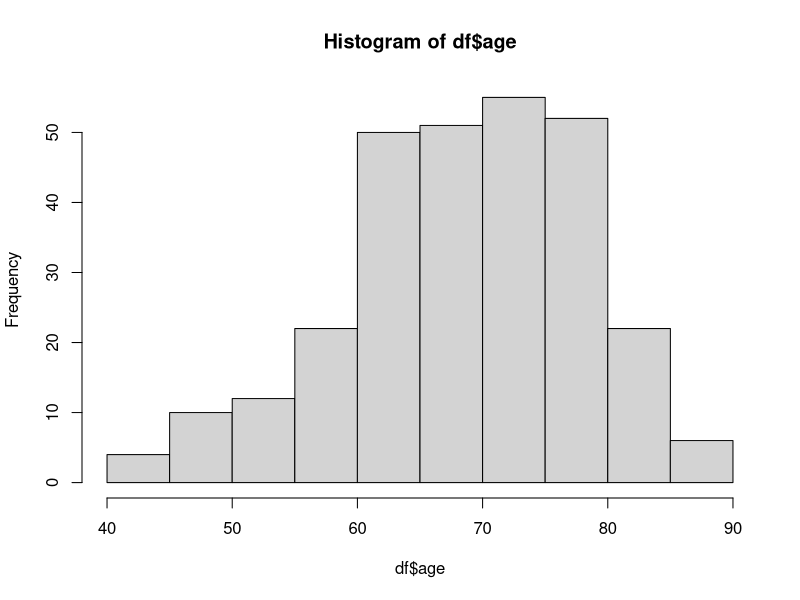
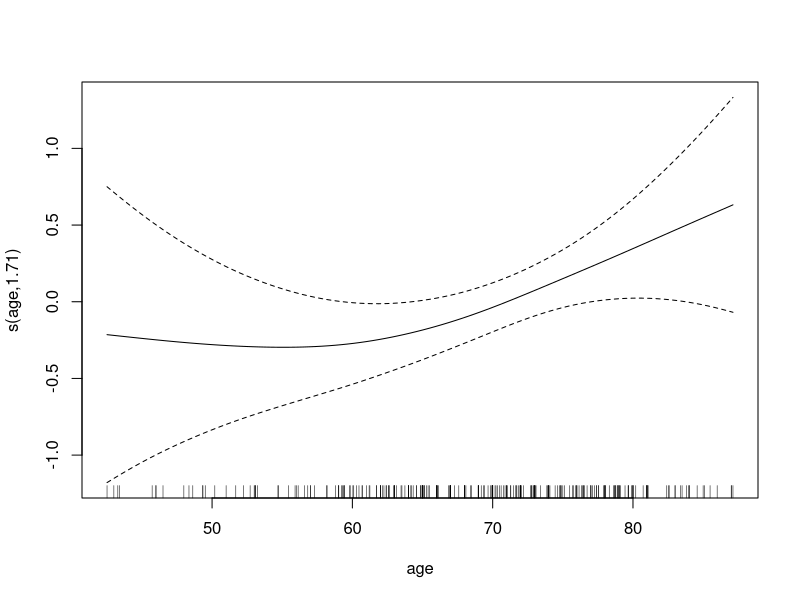

Source code (R) for these figures, in order: (Note: this script raises an error after producing the figures.)
## ---- chunk 1
# Loading the packages
library(survival)
library(mgcv)
library(survminer)
## ---- chunk 2
surv <- read.csv("survival_data.csv")
radiomics <- read.csv("radiomics.csv")
clinical <- read.csv("clinical_data.csv", na.strings = c("nan"))
# Converting entries to lower case in column Histology
clinical$Histology <- as.factor(tolower(clinical$Histology))
# Converting M,N and T stage to categorical variables
clinical$Mstage <- as.factor(clinical$Mstage)
clinical$Nstage <- as.factor(clinical$Nstage)
clinical$Tstage <- as.factor(clinical$Tstage)
# Merging into a single dataframe
df <- merge(surv, clinical)
df <- merge(df, radiomics)
# Displaying other features as radiomics features are too many
head(merge(surv,clinical))
## ---- chunk 3
cat("Features:",length(df),"\n")
cat("Sample size:",nrow(df),"\n")
# Survival Time
summary(df$SurvivalTime)
## ---- chunk 4
# Non Small Cell Lung Cancer can itself be split into four major subtypes 
# based on histology observations: 
# squamous cell carcinoma, large cell carcinoma, adenocarcinoma and a mixture of all
table(df$Histology, useNA = "always")
# Event (1=death observed, 0=escaped from study)
table(df$Event)
## ---- chunk 5
# Mstage
summary(df$Mstage)
# Nstage
summary(df$Nstage)
# Tstage
summary(df$Tstage)
## ---- chunk 6
# SourceDataset
summary(df$SourceDataset)
# Age
summary(df$age)
## ---- chunk 7
# Sphericity: a measure of the roundness of the shape of the tumor region relative to a sphere
summary(df$original_shape_Sphericity)
# SurfaceVolumeRatio: measure of the compactness of the tumor, related to its size
summary(df$original_shape_SurfaceVolumeRatio)
# Maximum3DDiameter: The biggest diameter measurable from the tumor volume
summary(df$original_shape_Maximum3DDiameter)
# JointEntropy: specifying the randomness in the image pixel values
summary(df$original_glcm_JointEntropy)
# Inverse Difference Normalized (IDN): a measure of the local homogeneity of the tumor
summary(df$original_glcm_Idn)
# Inverse Difference Moment Normalized (IDMN): another measurement of the 
# local homogeneity of the tumor
summary(df$original_glcm_Idmn)
## ---- chunk 8
# Distribution
hist(df$age)
# Applying Logistic Regression (family=binomial)
age_fit1 <- glm(Event ~ I(age/10), data = df, family = "binomial")
summary(age_fit1)
# Odds Ratio
exp(coef(age_fit1)[2])
## ---- chunk 9
# Fitting a smoothing spline for age using a Generalized additive model
age_fit2 <- gam(Event ~ s(age), data = df, family = "binomial")
summary(age_fit2)
## ---- chunk 10
plot(age_fit2)
## ---- chunk 11
# Checking for quadratic realtionship
age_fit3 <- glm(Event ~ age + I(age^2), data = df, family = "binomial")
summary(age_fit3)
## ---- chunk 12
# Distribution wrt Event
with(df, table(Event, Histology))
# Logistic Regression
hist_fit <- glm(Event ~ Histology , data = df, family = "binomial")
summary(hist_fit)
## ---- chunk 13
# Odds Ratio
exp(1.2787)
# Confidence Interval
exp(confint(hist_fit)[3,])
## ---- chunk 14
# Creating a new column combining the three stages
df$TNMstage <-paste(df$Tstage,df$Nstage,df$Mstage)
df$TNMstage <- as.factor(df$TNMstage)
# Distribution wrt Event
with(df, table(Event, TNMstage))
## ---- chunk 15
# Logistic Regression
tnm_fit <- glm(Event ~ TNMstage , data = df, family = "binomial")
summary(tnm_fit)
## ---- chunk 16
# Odds ratio 
exp(1.3724)
# Confidence Interval
exp(confint(tnm_fit)[8,])
## ---- chunk 17
# Using the 6 important features
fit <- glm(Event ~ original_shape_Sphericity + original_shape_SurfaceVolumeRatio + original_shape_Maximum3DDiameter + original_glcm_JointEntropy + original_glcm_Idn + original_glcm_Idmn, data = df, family = "binomial")
summary(fit)
## ---- chunk 18
fit <- glm(Event ~ SourceDataset ,data = df, family = "binomial")
summary(fit)
## ---- chunk 19
fit <- glm(Event ~ I(age/10) + original_glcm_Idn  + SourceDataset + Histology 
           + TNMstage , data = df, family = "binomial")
summary(fit)
## ---- chunk 20
# Odds ratio for age
exp(0.4097)
## ---- chunk 21
# Odds ratio for TNM grouping 2 2 0
exp(1.6823)
## ---- chunk 22
# Taking SurvivalTime in years
KM <- survfit(Surv(SurvivalTime/365, Event)~1, data=df)
KM
## ---- chunk 23
p1 <- ggsurvplot(KM, risk.table = TRUE, main = "Kaplan-Meier estimator",
     ylab = "Survival probability",
     xlab = "time (years)")
p1$plot
## ---- chunk 24
p1$table  
## ---- chunk 25
summary(KM, time = 1)
## ---- chunk 26
survdiff(Surv(I(SurvivalTime/365), Event)~TNMstage, data = df)
## ---- chunk 27
p2 <- ggsurvplot(survfit(Surv(SurvivalTime/365, Event) ~ TNMstage, data=df), pval = TRUE)
p2$plot
## ---- chunk 28
survdiff(Surv(SurvivalTime/365, Event)~Histology, data = df)
## ---- chunk 29
p3 <- ggsurvplot(survfit(Surv(SurvivalTime/365, Event) ~ Histology, data=df), pval = TRUE)
p3$plot
## ---- chunk 30
cph <- coxph(Surv(SurvivalTime, Event) ~ I(age/10) , data = df)
summary(cph)
## ---- chunk 31
cph <- coxph(Surv(SurvivalTime, Event) ~ Histology , data = df)
summary(cph)
## ---- chunk 32
cph <- coxph(Surv(SurvivalTime, Event) ~ TNMstage , data = df)
cph
